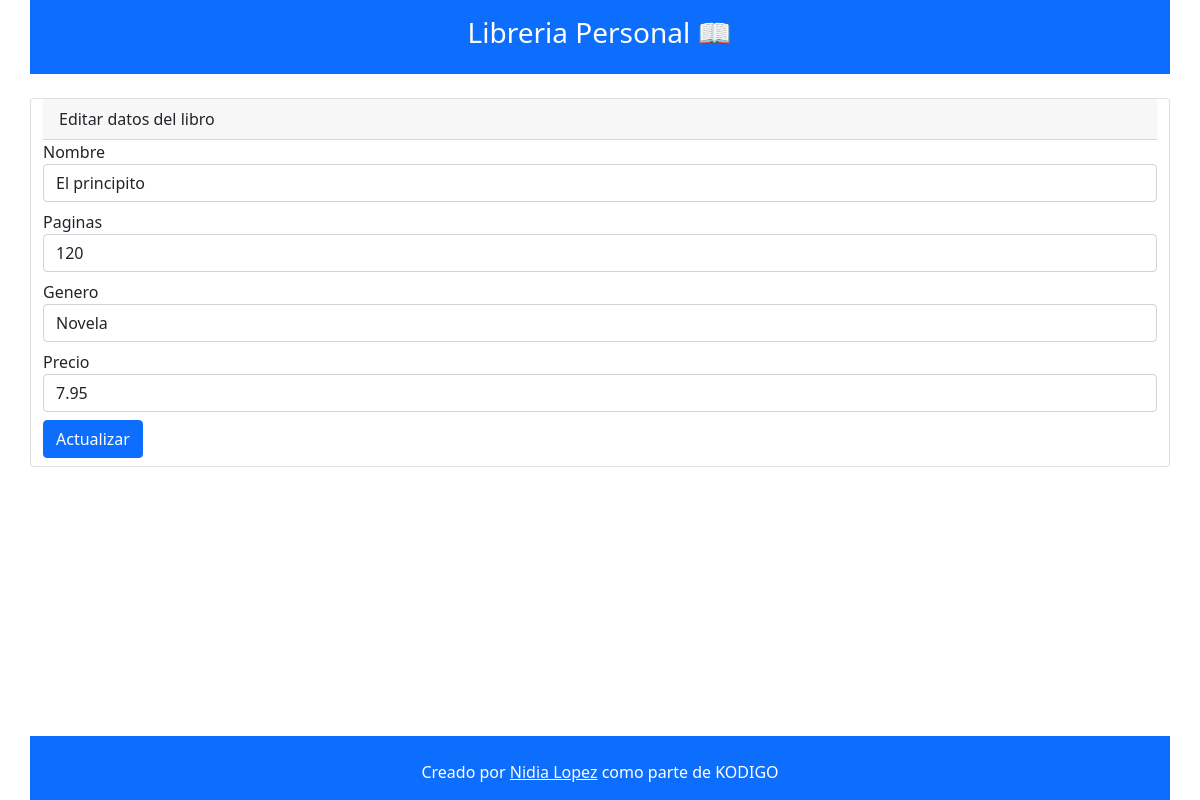
The app's page /controllers/editar.php?id=3 with its own data.
### tables this page shows
CREATE TABLE `libros` (
  `id` int(11) NOT NULL,
  `nombre` varchar(50) DEFAULT NULL,
  `paginas` int(11) DEFAULT NULL,
  `genero` varchar(100) DEFAULT NULL,
  `precio` decimal(10,2) DEFAULT NULL
);

### controllers/editar.php (the view, shortened to what this page needs)
<?php include '../templates/header.php' ?>
<?php
include '../models/conexion.php';
$codigo = $_GET['id'];
$consulta= $bd->prepare("SELECT * FROM libros WHERE id = ?");
$consulta->execute([$codigo]);
$libro = $consulta->fetch(PDO::FETCH_OBJ);
?>
<div class="container">
    <div class="row justify-content-center">
        <div class="card mb-4">
            <div class="card-header"> Editar datos del libro</div>
            <form action="update.php" method="POST">
                <div class="form-group">
                <div class="mb-2 ml-2 mr-2">
                    <label>Nombre</label>
                    <input class="form-control" type="text" placeholder="Nombre del libro" name="inputNombre" value="<?php echo $libro->nombre ?>" required>
                </div>
                <div class="mb-2 ml-2 mr-2">
                    <label>Paginas</label>
                    <input class="form-control" type="number" placeholder="Ingrese la cantidad de paginas" name="inputPaginas" value="<?php echo $libro->paginas ?>" required>
                </div>
                <div class="mb-2 ml-2 mr-2">
                    <label>Genero</label>
                    <input class="form-control" type="text" placeholder="Ingrese un genero" name="inputGenero" value="<?php echo $libro->genero ?>" required>
                </div>
                <div class="mb-2 ml-2 mr-2">
                    <label>Precio</label>
                    <input class="form-control" placeholder="Ingrese el precio" name="inputPrecio" value="<?php echo $libro->precio ?>" required>
                </div>
                <input type="submit" class="btn btn-primary mb-2 ml-2" value="Actualizar">
            </form>
        </div>
    </div>
        <br>
        <br>
        <br>
</div>
<?php include '../templates/footer.php' ?>

### records on screen
libros: inputNombre "El principito", inputPaginas "120", inputGenero "Novela", inputPrecio "7.95"
